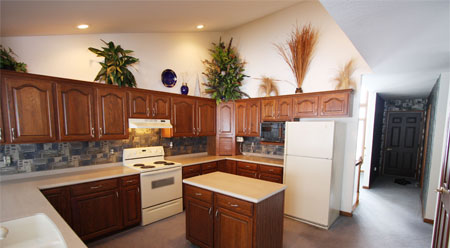
#> input picture data/initial.png, 450 x 248 px
$ python test.py
#> lines starting #> are read from the running program, lines starting #| are printed output that depends on the picture
### src/correct.py
#  __author__ = 'Dave'
import cv2
from skimage import io
from skimage.transform import probabilistic_hough_line

import matplotlib.pyplot as plt

import os


class CorrectImage(object):

    def __init__(self, image_path):
        self.path = image_path

    def load_image(self, image):
        """
        :param image: image file name (str)
        :return: skimage image data
        """
#> called with image = 'initial.png'
        filename = os.path.join(self.path, image)
        return io.imread(filename)
#> returned value is the input picture: shape (248, 450, 3); mean R, G, B 152.5, 128.4, 113.7

    def detect_edges(self, image, vary=False, plot=False):
        """
        :param image: image file name (str)
        :param vary: turn tunable plotting on
        :param plot: turn plotting on
        :return: detected edges with variable filters
        """
        img = self.load_image(image)
        if vary:
            def nothing(x):
                pass

            cv2.namedWindow('image')
            cv2.createTrackbar('th1', 'image', 0, 255, nothing)
            cv2.createTrackbar('th2', 'image', 0, 255, nothing)

            while True:
                th1 = cv2.getTrackbarPos('th1', 'image')
                th2 = cv2.getTrackbarPos('th2', 'image')
                edges = cv2.Canny(img, th1, th2)
                cv2.imshow('image', edges)
                k = cv2.waitKey(1) & 0xFF
                if k == 27:
                    break

            cv2.destroyAllWindows()
        edges = cv2.Canny(img, 255, 255)
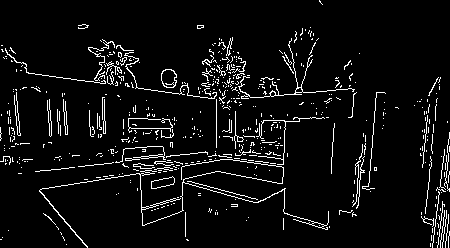
#> edges: shape (248, 450); 5.8% white in thin lines or dots
        if plot:
            cv2.namedWindow('image')
            cv2.imshow('image', edges)
            cv2.waitKey(5000)
            cv2.destroyAllWindows()
        return edges

    def hough_transform(self, image, plot=False):
        """
        :param image: image file name (str)
        :param plot: turn plotting on
        :return: numpy array of probabilistically found straight lines
        """
#> called with image = 'initial.png', plot = True
        edges = self.detect_edges(image)
        lines = probabilistic_hough_line(edges, threshold=10, line_length=5, line_gap=3)
#> lines = 514 items
        if plot:
            for line in lines:
                p0, p1 = line
                plt.plot((p0[0], p1[0]), (p0[1], p1[1]))
#> this loop made 514 passes
#> (p0, p1) on passes 1 to 3: ((434, 227), (423, 220)), ((105, 83), (26, 72)), ((105, 125), (97, 123))
            plt.show()
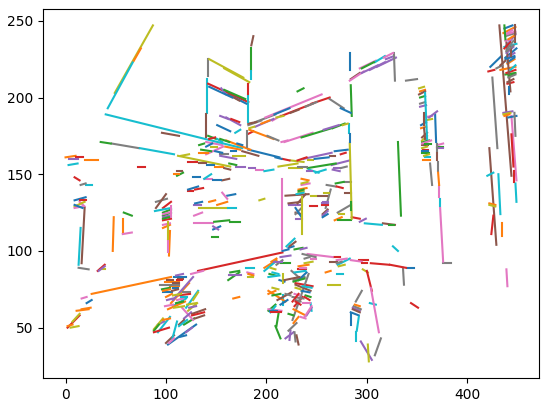
#> figure drawn by matplotlib, 1 panel
        return lines

### test.py
from src.correct import CorrectImage


def main():
    pic = CorrectImage('data/')
    pic.detect_edges('initial.png')
    pic.hough_transform('initial.png', plot=True)


if __name__ == '__main__':
    main()

$ run again, with data/sample.png copied over data/initial.png
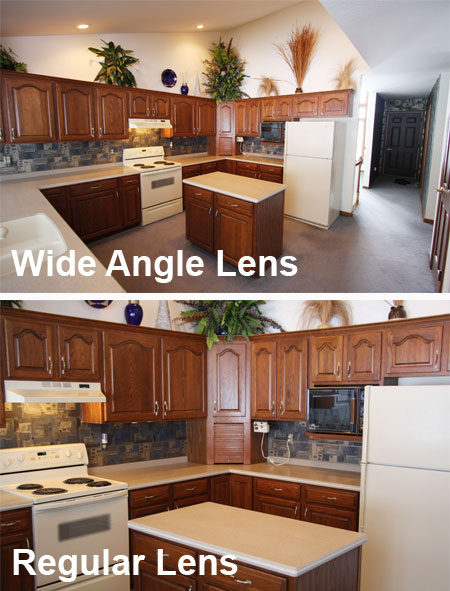
#> input picture data/sample.png, 450 x 591 px
#> in load_image, returned value is the input picture: shape (591, 450, 3); mean R, G, B 150.5, 124.5, 109.1
#> in detect_edges, `edges = cv2.Canny(img, 255, 255)`:
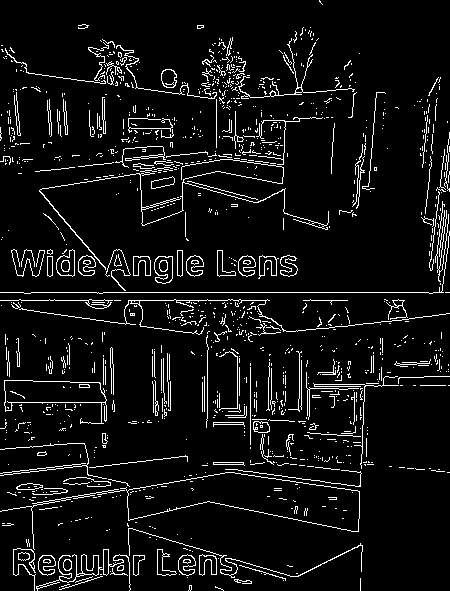
#> edges: shape (591, 450); 6.9% white in thin lines or dots
#> lines = 1381 items
#> the loop in hough_transform, `for line in lines:` made 1381 passes
#> (p0, p1) on passes 1 to 3: ((48, 566), (53, 566)), ((225, 154), (235, 153)), ((154, 162), (170, 160))
#> in hough_transform, `plt.show()`:
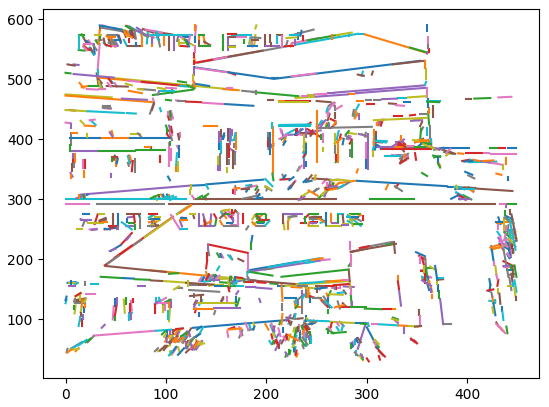
#> figure drawn by matplotlib, 1 panel

$ run again, with data/target.png copied over data/initial.png
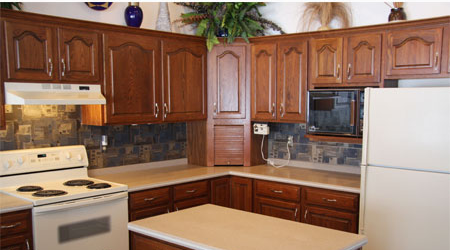
#> input picture data/target.png, 450 x 250 px
#> in load_image, returned value is the input picture: shape (250, 450, 3); mean R, G, B 147.5, 116.8, 98.7
#> in detect_edges, `edges = cv2.Canny(img, 255, 255)`:
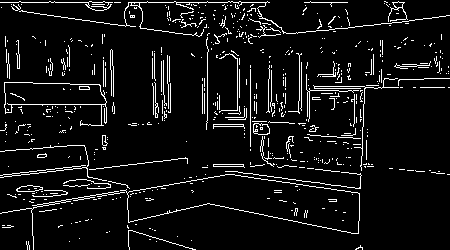
#> edges: shape (250, 450); 7% white in thin lines or dots
#> lines = 512 items
#> the loop in hough_transform, `for line in lines:` made 512 passes
#> (p0, p1) on passes 1 to 3: ((269, 2), (128, 2)), ((120, 2), (0, 2)), ((332, 229), (207, 203))
#> in hough_transform, `plt.show()`:
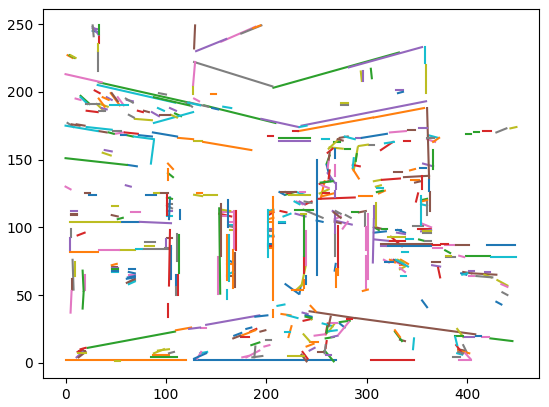
#> figure drawn by matplotlib, 1 panel
